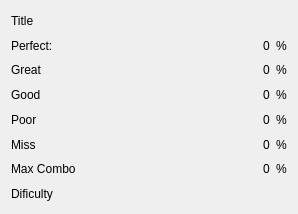
<?xml version="1.0" encoding="UTF-8"?>
<ui version="4.0">
 <class>WidgetPuntuacion</class>
 <widget class="QWidget" name="WidgetPuntuacion">
  <property name="geometry">
   <rect>
    <x>0</x>
    <y>0</y>
    <width>290</width>
    <height>214</height>
   </rect>
  </property>
  <property name="maximumSize">
   <size>
    <width>290</width>
    <height>16777215</height>
   </size>
  </property>
  <property name="windowTitle">
   <string>Form</string>
  </property>
  <layout class="QGridLayout" name="gridLayout">
   <item row="0" column="0">
    <widget class="QLabel" name="title_text_label">
     <property name="text">
      <string>Title</string>
     </property>
    </widget>
   </item>
   <item row="1" column="0">
    <widget class="QLabel" name="perfect_Label">
     <property name="minimumSize">
      <size>
       <width>246</width>
       <height>0</height>
      </size>
     </property>
     <property name="text">
      <string>Perfect:</string>
     </property>
    </widget>
   </item>
   <item row="1" column="1">
    <widget class="QLabel" name="perfect_text_Label">
     <property name="text">
      <string>0</string>
     </property>
    </widget>
   </item>
   <item row="1" column="2">
    <widget class="QLabel" name="perfect_per_Label">
     <property name="text">
      <string>%</string>
     </property>
    </widget>
   </item>
   <item row="2" column="0">
    <widget class="QLabel" name="great_Label">
     <property name="minimumSize">
      <size>
       <width>246</width>
       <height>0</height>
      </size>
     </property>
     <property name="text">
      <string>Great</string>
     </property>
    </widget>
   </item>
   <item row="2" column="1">
    <widget class="QLabel" name="great_text_Label">
     <property name="text">
      <string>0</string>
     </property>
    </widget>
   </item>
   <item row="2" column="2">
    <widget class="QLabel" name="great_per_Label">
     <property name="text">
      <string>%</string>
     </property>
    </widget>
   </item>
   <item row="3" column="0">
    <widget class="QLabel" name="good_Label">
     <property name="minimumSize">
      <size>
       <width>246</width>
       <height>0</height>
      </size>
     </property>
     <property name="text">
      <string>Good</string>
     </property>
    </widget>
   </item>
   <item row="3" column="1">
    <widget class="QLabel" name="good_text_Label">
     <property name="text">
      <string>0</string>
     </property>
    </widget>
   </item>
   <item row="3" column="2">
    <widget class="QLabel" name="good_per_Label">
     <property name="text">
      <string>%</string>
     </property>
    </widget>
   </item>
   <item row="4" column="0">
    <widget class="QLabel" name="poor_Label">
     <property name="minimumSize">
      <size>
       <width>246</width>
       <height>0</height>
      </size>
     </property>
     <property name="text">
      <string>Poor</string>
     </property>
    </widget>
   </item>
   <item row="4" column="1">
    <widget class="QLabel" name="poor_text_Label">
     <property name="text">
      <string>0</string>
     </property>
    </widget>
   </item>
   <item row="4" column="2">
    <widget class="QLabel" name="poor_per_Label">
     <property name="text">
      <string>%</string>
     </property>
    </widget>
   </item>
   <item row="5" column="0">
    <widget class="QLabel" name="miss_Label">
     <property name="minimumSize">
      <size>
       <width>246</width>
       <height>0</height>
      </size>
     </property>
     <property name="text">
      <string>Miss</string>
     </property>
    </widget>
   </item>
   <item row="5" column="1">
    <widget class="QLabel" name="miss_text_Label">
     <property name="text">
      <string>0</string>
     </property>
    </widget>
   </item>
   <item row="5" column="2">
    <widget class="QLabel" name="miss_per_Label">
     <property name="text">
      <string>%</string>
     </property>
    </widget>
   </item>
   <item row="7" column="0">
    <widget class="QLabel" name="dificulty_Label">
     <property name="minimumSize">
      <size>
       <width>246</width>
       <height>0</height>
      </size>
     </property>
     <property name="text">
      <string>Dificulty</string>
     </property>
    </widget>
   </item>
   <item row="6" column="0">
    <widget class="QLabel" name="max_combo_Label">
     <property name="text">
      <string>Max Combo</string>
     </property>
    </widget>
   </item>
   <item row="6" column="1">
    <widget class="QLabel" name="max_combo_text_Label">
     <property name="text">
      <string>0</string>
     </property>
    </widget>
   </item>
   <item row="6" column="2">
    <widget class="QLabel" name="max_combo_per_Label">
     <property name="text">
      <string>%</string>
     </property>
    </widget>
   </item>
  </layout>
 </widget>
 <resources/>
 <connections/>
</ui>
